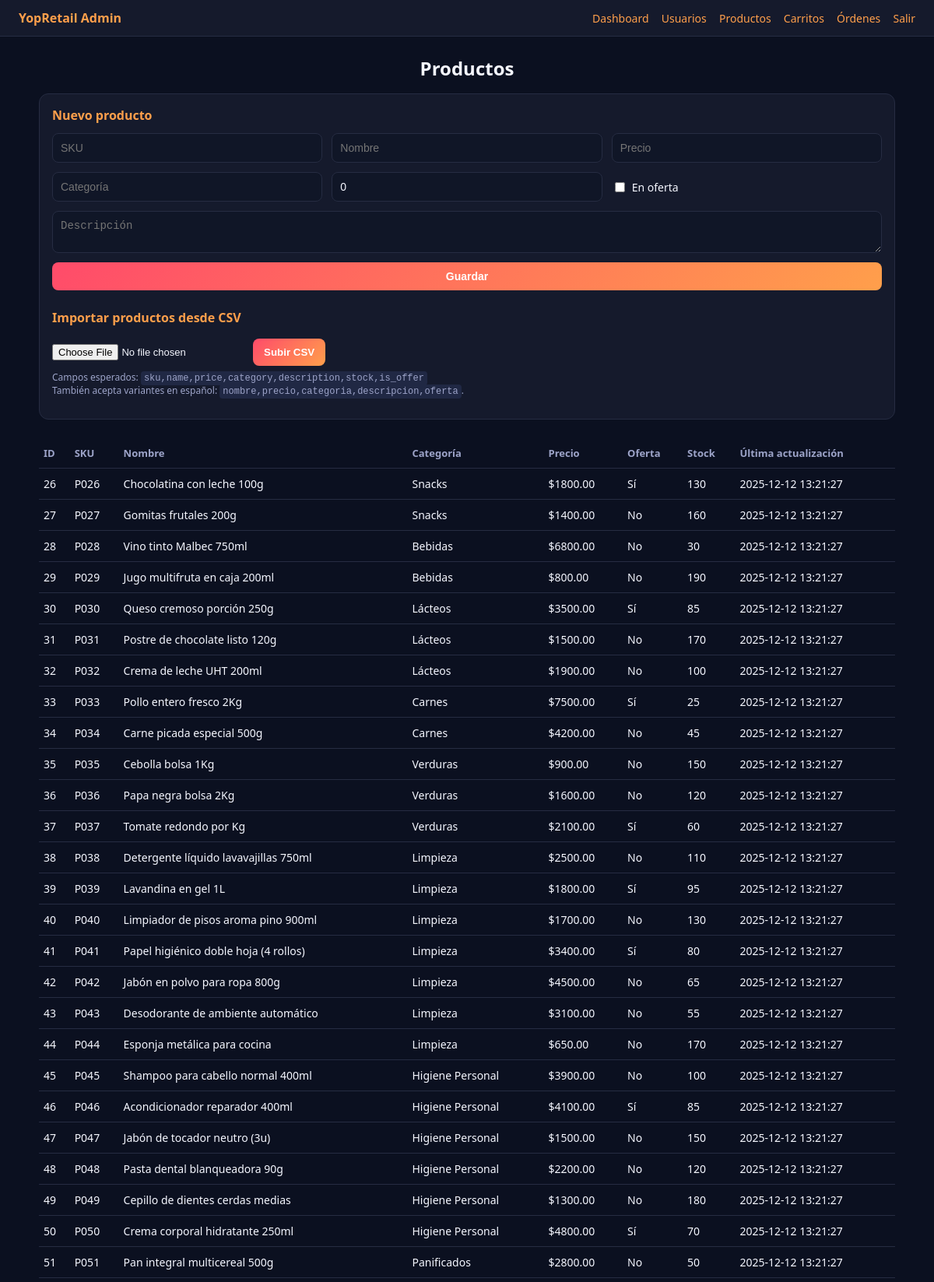
The page /admin/products (signed in, upper part) on the database its author committed.
### tables this page shows
CREATE TABLE products (
    id          INTEGER PRIMARY KEY AUTOINCREMENT,
    sku         TEXT NOT NULL UNIQUE,
    name        TEXT NOT NULL,
    category    TEXT,
    description TEXT,
    price       REAL NOT NULL,
    is_offer    INTEGER NOT NULL DEFAULT 0, -- 0 = no, 1 = sí
    stock       INTEGER DEFAULT 0,
    updated_at  TEXT DEFAULT (datetime('now'))
);

### backoffice_app.py (the view)
@app.get("/admin/products", response_class=HTMLResponse)
def admin_products(request: Request, _: bool = Depends(get_current_admin)):
    with get_connection() as conn:
        rows = conn.execute(
            """
            SELECT id, sku, name, category, description, price, is_offer, stock, updated_at
            FROM products
            ORDER BY updated_at DESC
            """
        ).fetchall()
    return templates.TemplateResponse(
        "products.html",
        {"request": request, "products": rows},
    )

### templates/products.html (shortened to what this page needs)
{% extends "admin_base.html" %}
{% block content %}
<h2>Productos</h2>
<section class="form-section">
  <h3>Nuevo producto</h3>
  <form method="post" action="/admin/products" class="form-grid">
    <input type="text" name="sku" placeholder="SKU" required>
    <input type="text" name="name" placeholder="Nombre" required>
    <input type="number" step="0.01" name="price" placeholder="Precio" required>
    <input type="text" name="category" placeholder="Categoría">
    <input type="number" name="stock" placeholder="Stock" value="0">
    <label class="checkbox-inline">
      <input type="checkbox" name="is_offer"> En oferta
    </label>
    <textarea name="description" placeholder="Descripción" rows="2"></textarea>
    <button type="submit">Guardar</button>
  </form>
  <h3 style="margin-top: 24px;">Importar productos desde CSV</h3>
  <form method="post" action="/admin/products/import" enctype="multipart/form-data" class="upload-form">
    <input type="file" name="file" accept=".csv" required>
    <button type="submit">Subir CSV</button>
    <p class="help-text">
      Campos esperados:
      <code>sku,name,price,category,description,stock,is_offer</code><br>
      También acepta variantes en español: <code>nombre,precio,categoria,descripcion,oferta</code>.
    </p>
  </form>
</section>
<table class="table">
  <thead>
    <tr>
      <th>ID</th><th>SKU</th><th>Nombre</th><th>Categoría</th>
      <th>Precio</th><th>Oferta</th><th>Stock</th><th>Última actualización</th>
    </tr>
  </thead>
  <tbody>
  {% for p in products %}
    <tr>
      <td>{{ p.id }}</td>
      <td>{{ p.sku }}</td>
      <td>{{ p.name }}</td>
      <td>{{ p.category }}</td>
      <td>${{ "%.2f"|format(p.price) }}</td>
      <td>{% if p.is_offer %}Sí{% else %}No{% endif %}</td>
      <td>{{ p.stock }}</td>
      <td>{{ p.updated_at }}</td>
    </tr>
  {% endfor %}
  </tbody>
</table>
{% endblock %}

### static/admin.css (style rules this page uses)
body { margin: 0; font-family: system-ui, -apple-system, BlinkMacSystemFont, "Segoe UI", sans-serif; background: #0b1020; color: #f5f7ff; }
code { background: #202844; padding: 2px 4px; border-radius: 4px; font-size: 12px; }
h2 { margin-bottom: 16px; text-align: center; color: #f5f7ff; }
.table { width: 100%; border-collapse: collapse; margin-top: 24px; font-size: 14px; }
.table th, .table td { padding: 10px 6px; border-bottom: 1px solid #262c42; }
.table th { color: #9da4c9; text-align: left; font-size: 13px; }
.form-section { background: #151a2c; padding: 16px; border-radius: 12px; border: 1px solid #262c42; margin-bottom: 24px; }
.form-section h3 { margin-top: 0; margin-bottom: 12px; font-size: 16px; color: #ff9f4b; }
.form-grid { display: grid; grid-template-columns: repeat(3, minmax(0, 1fr)); gap: 12px; margin-top: 8px; }
.form-grid input, .form-grid textarea, .form-grid button { padding: 10px; border-radius: 8px; border: 1px solid #262c42; background: #101627; color: #f5f7ff; font-size: 14px; }
.form-grid textarea { grid-column: span 3; }
.form-grid button { grid-column: span 3; background: linear-gradient(135deg, #ff4b6a, #ff9f4b); color: white; border: none; cursor: pointer; font-weight: 600; }
.checkbox-inline { display: flex; align-items: center; gap: 6px; font-size: 14px; }
.upload-form { margin-top: 16px; display: flex; flex-wrap: wrap; gap: 12px; align-items: center; }
.upload-form input[type="file"] { background: transparent; color: #f5f7ff; font-size: 13px; }
.upload-form button { padding: 10px 14px; border-radius: 8px; border: none; background: linear-gradient(135deg, #ff4b6a, #ff9f4b); color: white; font-weight: 600; cursor: pointer; }
.help-text { width: 100%; font-size: 12px; color: #9da4c9; margin-top: -6px; }

### rows shown on the page
products: id "26", sku "P026", name "Chocolatina con leche 100g", category "Snacks", price "1800.00", is_offer "Sí", stock "130", updated_at "2025-12-12 13:21:27"
products: id "27", sku "P027", name "Gomitas frutales 200g", category "Snacks", price "1400.00", is_offer "No", stock "160", updated_at "2025-12-12 13:21:27"
products: id "28", sku "P028", name "Vino tinto Malbec 750ml", category "Bebidas", price "6800.00", is_offer "No", stock "30", updated_at "2025-12-12 13:21:27"
products: id "29", sku "P029", name "Jugo multifruta en caja 200ml", category "Bebidas", price "800.00", is_offer "No", stock "190", updated_at "2025-12-12 13:21:27"
products: id "30", sku "P030", name "Queso cremoso porción 250g", category "Lácteos", price "3500.00", is_offer "Sí", stock "85", updated_at "2025-12-12 13:21:27"
products: id "31", sku "P031", name "Postre de chocolate listo 120g", category "Lácteos", price "1500.00", is_offer "No", stock "170", updated_at "2025-12-12 13:21:27"
products: id "32", sku "P032", name "Crema de leche UHT 200ml", category "Lácteos", price "1900.00", is_offer "No", stock "100", updated_at "2025-12-12 13:21:27"
products: id "33", sku "P033", name "Pollo entero fresco 2Kg", category "Carnes", price "7500.00", is_offer "Sí", stock "25", updated_at "2025-12-12 13:21:27"
products: id "34", sku "P034", name "Carne picada especial 500g", category "Carnes", price "4200.00", is_offer "No", stock "45", updated_at "2025-12-12 13:21:27"
products: id "35", sku "P035", name "Cebolla bolsa 1Kg", category "Verduras", price "900.00", is_offer "No", stock "150", updated_at "2025-12-12 13:21:27"
products: id "36", sku "P036", name "Papa negra bolsa 2Kg", category "Verduras", price "1600.00", is_offer "No", stock "120", updated_at "2025-12-12 13:21:27"
products: id "37", sku "P037", name "Tomate redondo por Kg", category "Verduras", price "2100.00", is_offer "Sí", stock "60", updated_at "2025-12-12 13:21:27"
products: id "38", sku "P038", name "Detergente líquido lavavajillas 750ml", category "Limpieza", price "2500.00", is_offer "No", stock "110", updated_at "2025-12-12 13:21:27"
products: id "39", sku "P039", name "Lavandina en gel 1L", category "Limpieza", price "1800.00", is_offer "Sí", stock "95", updated_at "2025-12-12 13:21:27"
products: id "40", sku "P040", name "Limpiador de pisos aroma pino 900ml", category "Limpieza", price "1700.00", is_offer "No", stock "130", updated_at "2025-12-12 13:21:27"
products: id "41", sku "P041", name "Papel higiénico doble hoja (4 rollos)", category "Limpieza", price "3400.00", is_offer "Sí", stock "80", updated_at "2025-12-12 13:21:27"
products: id "42", sku "P042", name "Jabón en polvo para ropa 800g", category "Limpieza", price "4500.00", is_offer "No", stock "65", updated_at "2025-12-12 13:21:27"
products: id "43", sku "P043", name "Desodorante de ambiente automático", category "Limpieza", price "3100.00", is_offer "No", stock "55", updated_at "2025-12-12 13:21:27"
products: id "44", sku "P044", name "Esponja metálica para cocina", category "Limpieza", price "650.00", is_offer "No", stock "170", updated_at "2025-12-12 13:21:27"
products: id "45", sku "P045", name "Shampoo para cabello normal 400ml", category "Higiene Personal", price "3900.00", is_offer "No", stock "100", updated_at "2025-12-12 13:21:27"
products: id "46", sku "P046", name "Acondicionador reparador 400ml", category "Higiene Personal", price "4100.00", is_offer "Sí", stock "85", updated_at "2025-12-12 13:21:27"
products: id "47", sku "P047", name "Jabón de tocador neutro (3u)", category "Higiene Personal", price "1500.00", is_offer "No", stock "150", updated_at "2025-12-12 13:21:27"
products: id "48", sku "P048", name "Pasta dental blanqueadora 90g", category "Higiene Personal", price "2200.00", is_offer "No", stock "120", updated_at "2025-12-12 13:21:27"
products: id "49", sku "P049", name "Cepillo de dientes cerdas medias", category "Higiene Personal", price "1300.00", is_offer "No", stock "180", updated_at "2025-12-12 13:21:27"
products: id "50", sku "P050", name "Crema corporal hidratante 250ml", category "Higiene Personal", price "4800.00", is_offer "Sí", stock "70", updated_at "2025-12-12 13:21:27"
products: id "51", sku "P051", name "Pan integral multicereal 500g", category "Panificados", price "2800.00", is_offer "No", stock "50", updated_at "2025-12-12 13:21:27"
